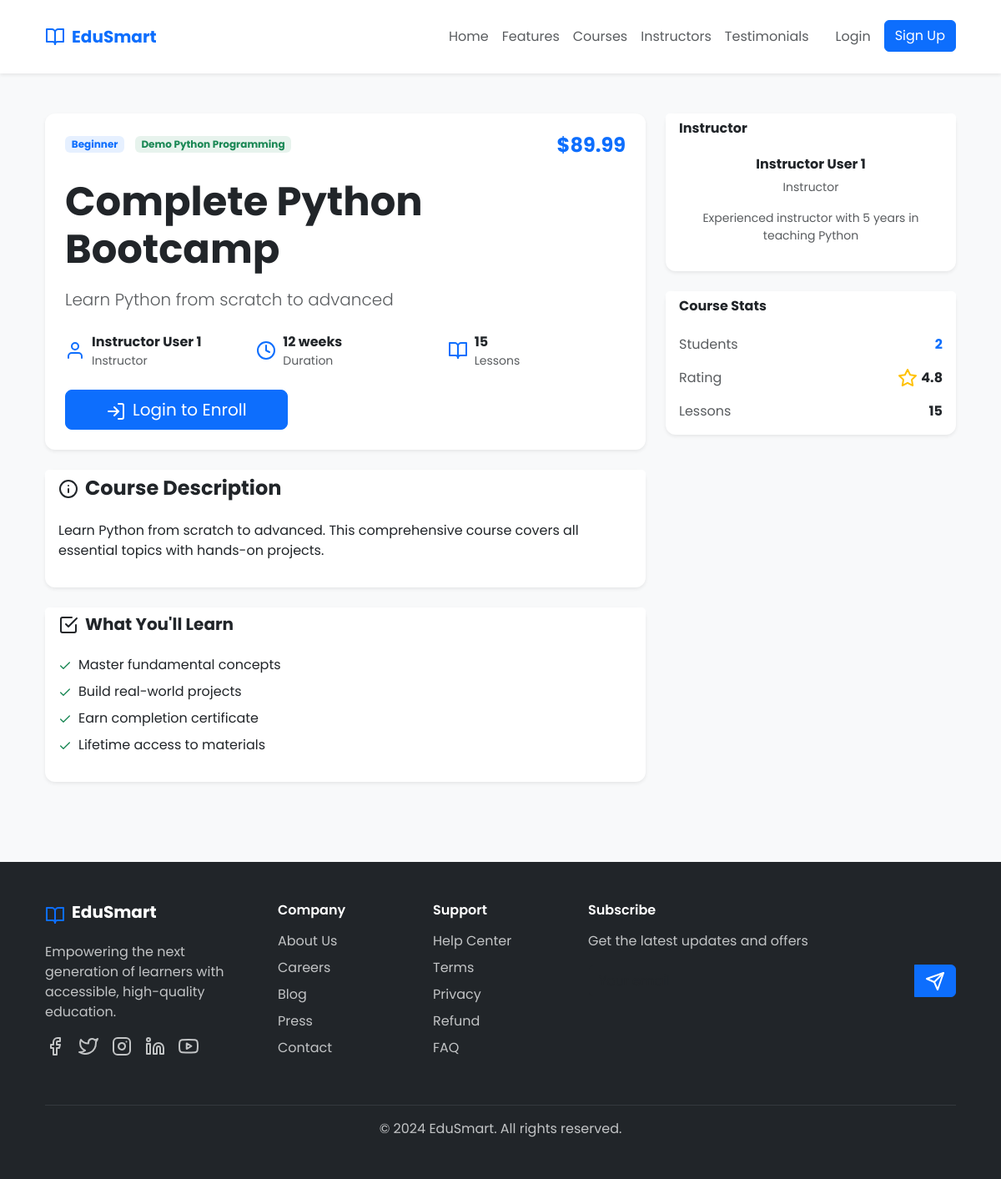
Screenshot of /course/complete-python-bootcamp/ with the database file from the repository.
### courses/models.py (models this page shows, shortened)
class Course(models.Model):
    title = models.CharField(max_length=200)
    slug = models.SlugField(unique=True, blank=True)
    description = models.TextField()
    short_description = models.CharField(max_length=300, blank=True)
    category = models.ForeignKey(Category, on_delete=models.CASCADE)
    instructor = models.ForeignKey(User, on_delete=models.CASCADE, limit_choices_to={'user_type': 'instructor'})
    thumbnail = models.ImageField(upload_to='course_thumbnails/', blank=True, null=True)
    created_at = models.DateTimeField(auto_now_add=True)
    updated_at = models.DateTimeField(auto_now=True)
    is_published = models.BooleanField(default=False)
    price = models.DecimalField(max_digits=10, decimal_places=2, default=0.00)
    duration = models.CharField(max_length=50, blank=True, help_text="e.g., 12 weeks, 2 months")
    level = models.CharField(max_length=20, choices=[('beginner', 'Beginner'), ('intermediate', 'Intermediate'), ('advanced', 'Advanced')], default='beginner')
    class Meta:
        ordering = ['-created_at']
    @property
    def total_lessons(self):
        return self.lessons.count()
    @property
    def enrollments_count(self):
        return self.enrollments.count()

class Category(models.Model):
    name = models.CharField(max_length=100)
    slug = models.SlugField(unique=True, blank=True)
    description = models.TextField(blank=True)
    created_at = models.DateTimeField(auto_now_add=True)
    class Meta:
        verbose_name_plural = "Categories"
        ordering = ['name']

### accounts/models.py (models this page shows, shortened)
class User(AbstractUser):
    USER_TYPE_CHOICES = [
        ('student', 'Student'),
        ('instructor', 'Instructor'),
        ('admin', 'Admin'),
    ]
    user_type = models.CharField(max_length=20, choices=USER_TYPE_CHOICES, default='student')
    profile_picture = models.ImageField(upload_to='profile_pics/', blank=True, null=True)
    bio = models.TextField(blank=True, null=True, max_length=500)
    phone = models.CharField(max_length=15, blank=True, null=True)
    date_joined = models.DateTimeField(auto_now_add=True)
    is_verified = models.BooleanField(default=False)
    class Meta:
        ordering = ['-date_joined']

### courses/views.py (the view)
# urls.py: path('course/<slug:slug>/', views.course_detail, name='course_detail'),
def course_detail(request, slug):
    course = get_object_or_404(Course, slug=slug, is_published=True)
    enrollment = None
    if request.user.is_authenticated and request.user.user_type == 'student':
        enrollment = Enrollment.objects.filter(student=request.user, course=course).first()
    context = {
        'course': course,
        'enrollment': enrollment,
        'lessons': course.lessons.all(),
    }
    return render(request, 'courses/course_detail.html', context)

### templates/courses/course_detail.html (shortened to what this page needs)
{% extends 'base.html' %}
{% load static %}
{% block content %}
<div class="container px-4 py-5">
    <div class="row g-4">
        <div class="col-lg-8">
            <div class="card border-0 shadow-sm mb-4">
                <div class="card-body p-4">
                    <div class="d-flex justify-content-between align-items-start mb-3">
                        <div>
                            <span class="badge bg-primary bg-opacity-10 text-primary me-2">{{ course.level|title }}</span>
                            <span class="badge bg-success bg-opacity-10 text-success">{{ course.category.name }}</span>
                        </div>
                        <span class="text-primary h4 fw-bold">
                            {% if course.price > 0 %}
                                ${{ course.price }}
                            {% else %}
                                <span class="badge bg-success fs-6">Free</span>
                            {% endif %}
                        </span>
                    </div>
                    <h1 class="display-5 fw-bold mb-3">{{ course.title }}</h1>
                    <p class="lead text-muted mb-4">{{ course.short_description }}</p>
                    <div class="row g-3 mb-4">
                        <div class="col-md-4">
                            <div class="d-flex align-items-center">
                                <i data-feather="user" class="text-primary me-2"></i>
                                <div>
                                    <strong>{{ course.instructor.first_name }} {{ course.instructor.last_name }}</strong>
                                    <small class="text-muted d-block">Instructor</small>
                                </div>
                            </div>
                        </div>
                        <div class="col-md-4">
                            <div class="d-flex align-items-center">
                                <i data-feather="clock" class="text-primary me-2"></i>
                                <div>
                                    <strong>{{ course.duration }}</strong>
                                    <small class="text-muted d-block">Duration</small>
                                </div>
                            </div>
                        </div>
                        <div class="col-md-4">
                            <div class="d-flex align-items-center">
                                <i data-feather="book-open" class="text-primary me-2"></i>
                                <div>
                                    <strong>{{ course.total_lessons }}</strong>
                                    <small class="text-muted d-block">Lessons</small>
                                </div>
                            </div>
                        </div>
                    </div>
                    {% if user.is_authenticated and user.user_type == 'student' %}
                        {% if enrollment %}
                            <div class="alert alert-success d-flex align-items-center">
                                <i data-feather="check-circle" class="me-2"></i>
                                <strong>Enrolled!</strong> You're already enrolled in this course.
                                <a href="{% url 'course_lessons' course.id %}" class="btn btn-success ms-auto">Continue Learning</a>
                            </div>
                        {% else %}
                            <form method="post" action="{% url 'enroll_course' course.id %}">
                                {% csrf_token %}
                                <button type="submit" class="btn btn-primary btn-lg px-5">
                                    <i data-feather="play-circle" class="me-2"></i>Enroll Now
                                </button>
                            </form>
                        {% endif %}
                    {% else %}
                        <a href="{% url 'login' %}?next={{ request.path }}" class="btn btn-primary btn-lg px-5">
                            <i data-feather="log-in" class="me-2"></i>Login to Enroll
                        </a>
                    {% endif %}
                </div>
            </div>
            <div class="card border-0 shadow-sm">
                <div class="card-header bg-white border-0">
                    <h4 class="fw-bold mb-0"><i data-feather="info" class="me-2"></i>Course Description</h4>
                </div>
                <div class="card-body">
                    <div class="course-description">{{ course.description|linebreaks }}</div>
                </div>
            </div>
            <div class="card border-0 shadow-sm mt-4">
                <div class="card-header bg-white border-0">
                    <h5 class="fw-bold mb-0"><i data-feather="check-square" class="me-2"></i>What You'll Learn</h5>
                </div>
                <div class="card-body">
                    <ul class="list-unstyled">
                        <li class="mb-2"><i data-feather="check" class="text-success me-2" style="width: 16px; height: 16px;"></i>Master fundamental concepts</li>
                        <li class="mb-2"><i data-feather="check" class="text-success me-2" style="width: 16px; height: 16px;"></i>Build real-world projects</li>
                        <li class="mb-2"><i data-feather="check" class="text-success me-2" style="width: 16px; height: 16px;"></i>Earn completion certificate</li>
                        <li class="mb-2"><i data-feather="check" class="text-success me-2" style="width: 16px; height: 16px;"></i>Lifetime access to materials</li>
                    </ul>
                </div>
            </div>
        </div>
        <div class="col-lg-4">
            <div class="card border-0 shadow-sm mb-4">
                <div class="card-header bg-white border-0">
                    <h6 class="fw-bold mb-0">Instructor</h6>
                </div>
                <div class="card-body text-center">
                    <h6 class="fw-bold">{{ course.instructor.first_name }} {{ course.instructor.last_name }}</h6>
                    <p class="text-muted small">{{ course.instructor.user_type|title }}</p>
                    {% if course.instructor.bio %}
                        <p class="text-muted small">{{ course.instructor.bio|truncatewords:15 }}</p>
                    {% endif %}
                </div>
            </div>
            <div class="card border-0 shadow-sm">
                <div class="card-header bg-white border-0">
                    <h6 class="fw-bold mb-0">Course Stats</h6>
                </div>
                <div class="card-body">
                    <div class="d-flex justify-content-between mb-3">
                        <span class="text-muted">Students</span>
                        <strong class="text-primary">{{ course.enrollments_count }}</strong>
                    </div>
                    <div class="d-flex justify-content-between mb-3">
                        <span class="text-muted">Rating</span>
                        <div class="d-flex align-items-center">
                            <i data-feather="star" class="text-warning me-1"></i>
                            <span class="fw-bold">4.8</span>
                        </div>
                    </div>
                    <div class="d-flex justify-content-between">
                        <span class="text-muted">Lessons</span>
                        <strong>{{ course.total_lessons }}</strong>
                    </div>
                </div>
            </div>
        </div>
    </div>
</div>
{% endblock %}

### static/css/style.css (style rules this page uses)
:root { --primary-50: #f0f9ff; --primary-100: #e0f2fe; --primary-200: #bae6fd; --primary-300: #7dd3fc; --primary-400: #38bdf8; --primary-500: #0ea5e9; --primary-600: #0284c7; --primary-700: #0369a1; --primary-800: #075985; --primary-900: #0c4a6e; }
.font-poppins { font-family: 'Poppins', sans-serif !important; }
html { scroll-behavior: smooth; }
.btn-primary { transition: all 0.3s ease; }
.card { transition: all 0.3s ease; border-radius: 12px; }

### rows the page displays
Course: level "Beginner", category.name "Demo Python Programming", price "89.99", title "Complete Python Bootcamp", short_description "Learn Python from scratch to advanced", instructor.first_name "Instructor", instructor.last_name "User 1", duration "12 weeks", total_lessons "15", description "Learn Python from scratch to advanced. This comprehensive course covers all essential topics with hands-on projects.", instructor.user_type "Instructor", instructor.bio "Experienced instructor with 5 years in teaching Python", enrollments_count "2"
